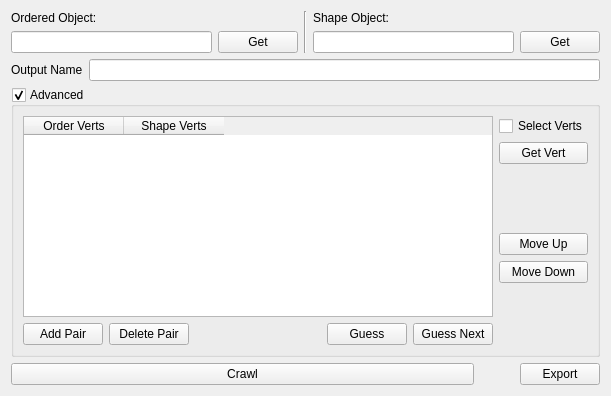
<?xml version="1.0" encoding="UTF-8"?>
<ui version="4.0">
 <class>Form</class>
 <widget class="QWidget" name="Form">
  <property name="geometry">
   <rect>
    <x>0</x>
    <y>0</y>
    <width>611</width>
    <height>396</height>
   </rect>
  </property>
  <property name="windowTitle">
   <string>Form</string>
  </property>
  <layout class="QVBoxLayout" name="verticalLayout_2">
   <item>
    <layout class="QHBoxLayout" name="horizontalLayout_4">
     <item>
      <layout class="QVBoxLayout" name="verticalLayout_3">
       <item>
        <widget class="QLabel" name="label">
         <property name="sizePolicy">
          <sizepolicy hsizetype="Preferred" vsizetype="Maximum">
           <horstretch>0</horstretch>
           <verstretch>0</verstretch>
          </sizepolicy>
         </property>
         <property name="text">
          <string>Ordered Object:</string>
         </property>
        </widget>
       </item>
       <item>
        <layout class="QHBoxLayout" name="horizontalLayout_2">
         <item>
          <widget class="QLineEdit" name="uiOrderLINE">
           <property name="sizePolicy">
            <sizepolicy hsizetype="Expanding" vsizetype="Fixed">
             <horstretch>1</horstretch>
             <verstretch>0</verstretch>
            </sizepolicy>
           </property>
           <property name="toolTip">
            <string>Mesh with the proper vertex order</string>
           </property>
          </widget>
         </item>
         <item>
          <widget class="QPushButton" name="uiGetOrderBTN">
           <property name="toolTip">
            <string>Load the selected mesh with the proper vertex order</string>
           </property>
           <property name="text">
            <string>Get</string>
           </property>
          </widget>
         </item>
        </layout>
       </item>
      </layout>
     </item>
     <item>
      <widget class="Line" name="line">
       <property name="orientation">
        <enum>Qt::Vertical</enum>
       </property>
      </widget>
     </item>
     <item>
      <layout class="QVBoxLayout" name="verticalLayout_4">
       <item>
        <widget class="QLabel" name="label_2">
         <property name="sizePolicy">
          <sizepolicy hsizetype="Preferred" vsizetype="Maximum">
           <horstretch>0</horstretch>
           <verstretch>0</verstretch>
          </sizepolicy>
         </property>
         <property name="text">
          <string>Shape Object:</string>
         </property>
        </widget>
       </item>
       <item>
        <layout class="QHBoxLayout" name="horizontalLayout_3">
         <item>
          <widget class="QLineEdit" name="uiShapeLINE">
           <property name="sizePolicy">
            <sizepolicy hsizetype="Expanding" vsizetype="Fixed">
             <horstretch>1</horstretch>
             <verstretch>0</verstretch>
            </sizepolicy>
           </property>
           <property name="toolTip">
            <string>Mesh with the proper vertex order</string>
           </property>
          </widget>
         </item>
         <item>
          <widget class="QPushButton" name="uiGetShapeBTN">
           <property name="toolTip">
            <string>Load the selected mesh with the proper vertex order</string>
           </property>
           <property name="text">
            <string>Get</string>
           </property>
          </widget>
         </item>
        </layout>
       </item>
      </layout>
     </item>
    </layout>
   </item>
   <item>
    <layout class="QHBoxLayout" name="horizontalLayout_7">
     <item>
      <widget class="QLabel" name="label_3">
       <property name="text">
        <string>Output Name</string>
       </property>
      </widget>
     </item>
     <item>
      <widget class="QLineEdit" name="uiOutputLINE">
       <property name="sizePolicy">
        <sizepolicy hsizetype="Expanding" vsizetype="Fixed">
         <horstretch>1</horstretch>
         <verstretch>0</verstretch>
        </sizepolicy>
       </property>
       <property name="toolTip">
        <string>Mesh with the proper vertex order</string>
       </property>
      </widget>
     </item>
    </layout>
   </item>
   <item>
    <widget class="QGroupBox" name="uiAdvancedGRP">
     <property name="title">
      <string>Advanced</string>
     </property>
     <property name="checkable">
      <bool>true</bool>
     </property>
     <property name="checked">
      <bool>true</bool>
     </property>
     <layout class="QVBoxLayout" name="verticalLayout_6">
      <item>
       <widget class="QWidget" name="uiAdvancedWID" native="true">
        <layout class="QHBoxLayout" name="horizontalLayout_5">
         <property name="margin">
          <number>0</number>
         </property>
         <item>
          <layout class="QVBoxLayout" name="verticalLayout_5">
           <item>
            <widget class="QTableWidget" name="uiPairTABLE">
             <property name="editTriggers">
              <set>QAbstractItemView::DoubleClicked|QAbstractItemView::EditKeyPressed</set>
             </property>
             <property name="columnCount">
              <number>2</number>
             </property>
             <attribute name="verticalHeaderVisible">
              <bool>false</bool>
             </attribute>
             <column>
              <property name="text">
               <string>Order Verts</string>
              </property>
             </column>
             <column>
              <property name="text">
               <string>Shape Verts</string>
              </property>
             </column>
            </widget>
           </item>
           <item>
            <layout class="QHBoxLayout" name="horizontalLayout">
             <item>
              <widget class="QPushButton" name="uiPairAddBTN">
               <property name="toolTip">
                <string>Load the selected mesh with the proper vertex order</string>
               </property>
               <property name="text">
                <string>Add Pair</string>
               </property>
              </widget>
             </item>
             <item>
              <widget class="QPushButton" name="uiPairDeleteBTN">
               <property name="toolTip">
                <string>Load the selected mesh with the proper vertex order</string>
               </property>
               <property name="text">
                <string>Delete Pair</string>
               </property>
              </widget>
             </item>
             <item>
              <spacer name="horizontalSpacer">
               <property name="orientation">
                <enum>Qt::Horizontal</enum>
               </property>
               <property name="sizeHint" stdset="0">
                <size>
                 <width>40</width>
                 <height>20</height>
                </size>
               </property>
              </spacer>
             </item>
             <item>
              <widget class="QPushButton" name="uiGuessBTN">
               <property name="toolTip">
                <string>Load the selected mesh with the proper vertex order</string>
               </property>
               <property name="text">
                <string>Guess</string>
               </property>
              </widget>
             </item>
             <item>
              <widget class="QPushButton" name="uiGuessNextBTN">
               <property name="toolTip">
                <string>Load the selected mesh with the proper vertex order</string>
               </property>
               <property name="text">
                <string>Guess Next</string>
               </property>
              </widget>
             </item>
            </layout>
           </item>
          </layout>
         </item>
         <item>
          <layout class="QVBoxLayout" name="verticalLayout">
           <item>
            <widget class="QCheckBox" name="uiSelectVertsCHK">
             <property name="text">
              <string>Select Verts</string>
             </property>
            </widget>
           </item>
           <item>
            <widget class="QPushButton" name="uiGetVertBTN">
             <property name="toolTip">
              <string>Load the selected mesh with the proper vertex order</string>
             </property>
             <property name="text">
              <string>Get Vert</string>
             </property>
            </widget>
           </item>
           <item>
            <spacer name="verticalSpacer_4">
             <property name="orientation">
              <enum>Qt::Vertical</enum>
             </property>
             <property name="sizeHint" stdset="0">
              <size>
               <width>20</width>
               <height>18</height>
              </size>
             </property>
            </spacer>
           </item>
           <item>
            <widget class="QPushButton" name="uiPairUpBTN">
             <property name="toolTip">
              <string>Load the selected mesh with the proper vertex order</string>
             </property>
             <property name="text">
              <string>Move Up</string>
             </property>
            </widget>
           </item>
           <item>
            <widget class="QPushButton" name="uiPairDownBTN">
             <property name="toolTip">
              <string>Load the selected mesh with the proper vertex order</string>
             </property>
             <property name="text">
              <string>Move Down</string>
             </property>
            </widget>
           </item>
           <item>
            <spacer name="verticalSpacer_3">
             <property name="orientation">
              <enum>Qt::Vertical</enum>
             </property>
             <property name="sizeHint" stdset="0">
              <size>
               <width>20</width>
               <height>18</height>
              </size>
             </property>
            </spacer>
           </item>
          </layout>
         </item>
        </layout>
       </widget>
      </item>
     </layout>
    </widget>
   </item>
   <item>
    <layout class="QHBoxLayout" name="horizontalLayout_6">
     <item>
      <widget class="QPushButton" name="uiCrawlBTN">
       <property name="sizePolicy">
        <sizepolicy hsizetype="Minimum" vsizetype="Fixed">
         <horstretch>1</horstretch>
         <verstretch>0</verstretch>
        </sizepolicy>
       </property>
       <property name="toolTip">
        <string>Load the selected mesh with the proper vertex order</string>
       </property>
       <property name="text">
        <string>Crawl</string>
       </property>
      </widget>
     </item>
     <item>
      <spacer name="horizontalSpacer_2">
       <property name="orientation">
        <enum>Qt::Horizontal</enum>
       </property>
       <property name="sizeHint" stdset="0">
        <size>
         <width>40</width>
         <height>20</height>
        </size>
       </property>
      </spacer>
     </item>
     <item>
      <widget class="QPushButton" name="uiExportBTN">
       <property name="toolTip">
        <string>Load the selected mesh with the proper vertex order</string>
       </property>
       <property name="text">
        <string>Export</string>
       </property>
      </widget>
     </item>
    </layout>
   </item>
  </layout>
 </widget>
 <resources/>
 <connections/>
</ui>
